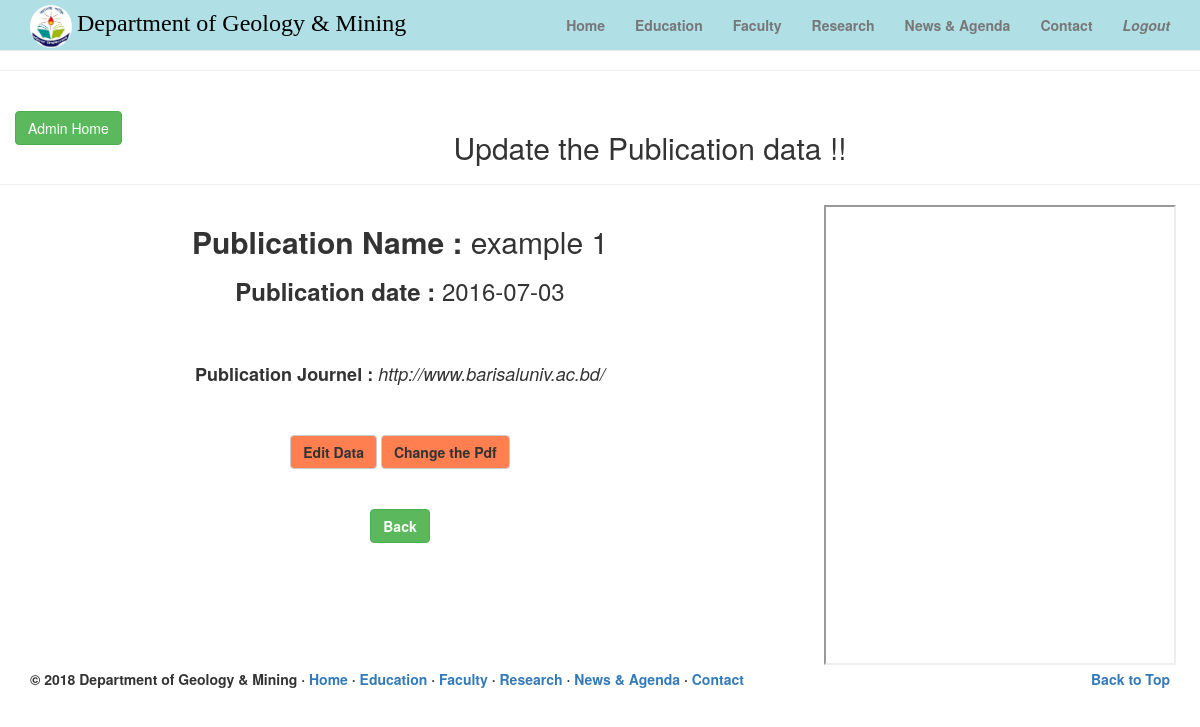
Screenshot of /Pages/Admin/login/EditPub.php?edit=7 (signed in) with the database file from the repository.
### tables this page shows
CREATE TABLE IF NOT EXISTS `publication` (
  `PuID` int(11) NOT NULL,
  `Id` int(50) NOT NULL,
  `PuTitle` varchar(1000) NOT NULL,
  `PuDate` varchar(50) NOT NULL,
  `PuJour` varchar(1000) NOT NULL,
  `PuPdf` varchar(500) NOT NULL
);

### Pages/Admin/login/EditPub.php (the view, shortened to what this page needs)
 <?php
      $PuID = $_GET['edit'] ;
 $link=mysqli_connect('localhost','root','','gm2019bu');
	 $q="select * from publication where PuID = '$PuID'";
        $run=mysqli_query($link,$q);
        $row=mysqli_fetch_array($run);
         $PuTitle=$row['PuTitle'];
         $PuDate=$row['PuDate'];
         $PuJour=$row['PuJour'];
         $PuPdf=$row['PuPdf'];
		 $id=$row['Id'];
 ?>
<!DOCTYPE html>
<html xmlns="http://www.w3.org/1999/xhtml">
<head >
    <link href="css/bootstrap.min.css" rel="stylesheet"/>
    <link href="css/myCSS.css" rel="stylesheet" />
</head>
<body>
    <form id="form1"  >
    <div>
        <div style="background-color:powderblue;" class="navbar navbar-default navbar-fixed-top" role="navigation">
                <div class="container">
                    <div class="navbar-header">
                    <a  style = "padding:5px 15px;" class=" navbar-brand" href="../../../home.php"><span><img alt ="Logo" class="img-circle"  src="Images/Univ/bu.jpg" height="43" width="42" /></span>
					<font face="Aharoni" color="black" size="5"> Department of Geology & Mining </font> </a>
                </div>
                    <div class="navbar-collapse collapse">
                        <ul class="nav navbar-nav navbar-right">
							<li ><a href="../../../home.php"><b>Home </b></a></li>
							<li><a href="../../../pages/Education"><b>Education </b></a></li>
                            <li><a href="../../../pages/Faculty."><b>Faculty </b></a></li>
							<li><a href="../../../pages/Research"><b>Research </b></a></li>
							<li><a href="../../../pages/News"> <b>News & Agenda </b></a></li>
                            <li><a href="../../../pages/Contact"> <b>Contact </b> </a></li>
							<li ><a href="logout.php"><b><i>Logout</i></b></a></li>
                        </ul>
                    </div>
            </div>
        </div>
    </div>
        <hr />
             <br />
			   <div class="col-lg-1"> <a class="btn btn-large btn-success" href="ahome.php">Admin Home </a></div>
			  <div align="center">
            <h2> Update the Publication data !! </h2>
            <hr />
			  <div class="col-lg-8" >
             <h2><b>Publication Name : </b> <?php echo "$PuTitle"; ?> </h2>
			  <h3><b>Publication date : </b> <?php echo "$PuDate"; ?> </h3><br><br>
			  <h4><b>Publication Journel : </b> <i><?php echo "$PuJour"; ?> </i></h4><br><br>
		<?php echo "<a style='background-color: coral' class='btn btn-default 'href='EditPuData.php?Pdata=$PuID'> <b> Edit Data <b></a>" ; ?>
		<?php echo "<a style='background-color: coral' class='btn btn-default 'href='changePdf.php?Cpdf=$PuID'> <b> Change the Pdf <b></a>" ; ?>
		<br><br><br>
				<?php echo "<a  class='btn btn-default btn-success' href='FacTechPub.php?Pub=$id'> <b> Back <b></a>" ; ?>
			  </div >
			  <div class="col-lg-4" >
			  <?php echo "<iframe src = '../../../Files/PDF/$PuPdf' width = '95%' height = '460'></iframe>"; ?>
			   </div >
  </div>
         <footer>
             <div class="container">
                     <p class="pull-right">
                          <a href="#">Back to Top</a>
                     </p>
                 <p>
                     &copy;
                        2018 Department of Geology & Mining
                      &middot;
                            <a href="../../../home.php"> Home </a>
                      &middot;
                            <a href="../../Education">Education</a>
                      &middot;
                            <a href="../../Faculty">Faculty</a>
                      &middot;
                            <a href="../../Research">Research</a>
					  &middot;
                            <a href="../../News">News & Agenda</a>
                      &middot;
                            <a href="../../Contact">Contact</a>
                </p>
             </div>
         </footer>
    </form>
</body>
</html>

### Pages/Admin/login/css/myCSS.css (style rules this page uses)
body { padding-top: 50px; }

### rows the page displays
publication: PuTitle "example 1", PuDate "2016-07-03", PuJour "http://www.barisaluniv.ac.bd/"
